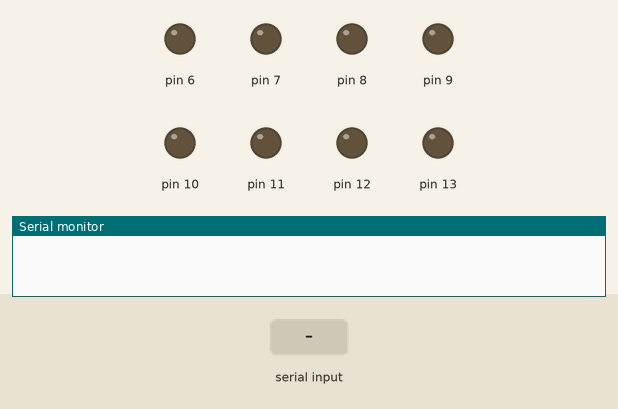
This sketch was run on a simulated Arduino Uno, built with avr-gcc and run on an emulated ATmega328P. On the bench: output pins drawn as LEDs (lit = HIGH), the last lines printed to the serial monitor. The test bench sets the inputs (shaded band).

Above: at 1.2 s.
1.3 s: "1\n" received over Serial
At 1.8 s:
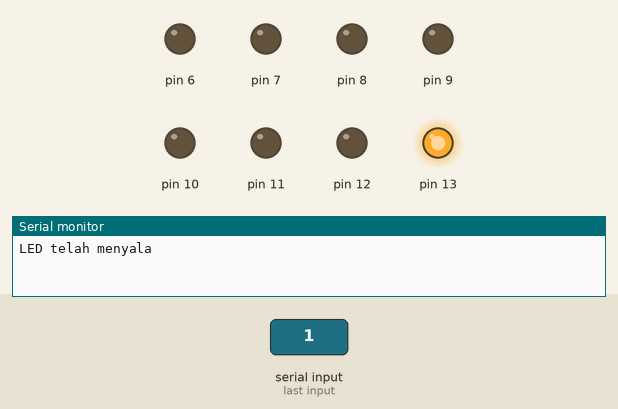
2.8 s: "2\n" received over Serial
At 4.0 s:
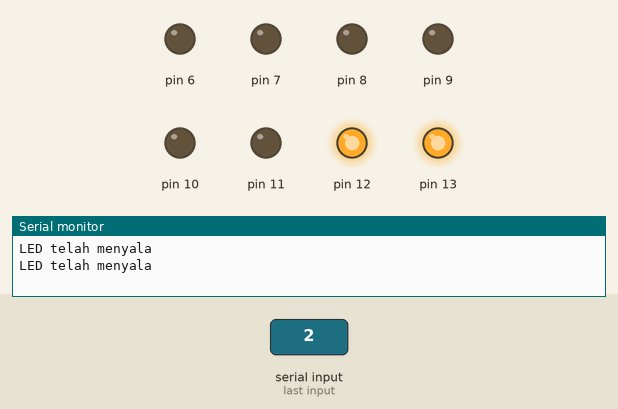
4.3 s: "3\n" received over Serial
At 5.3 s:
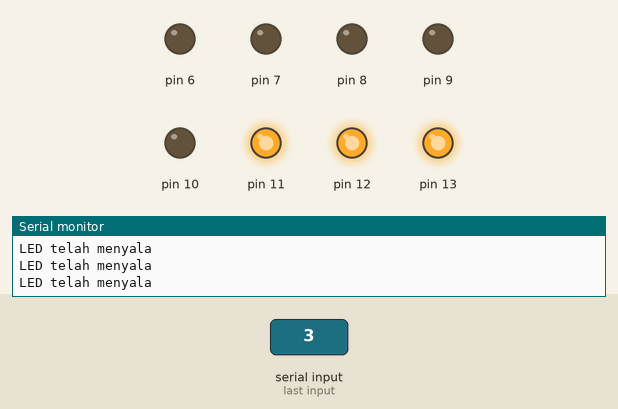
5.8 s: "4\n" received over Serial
At 6.4 s:
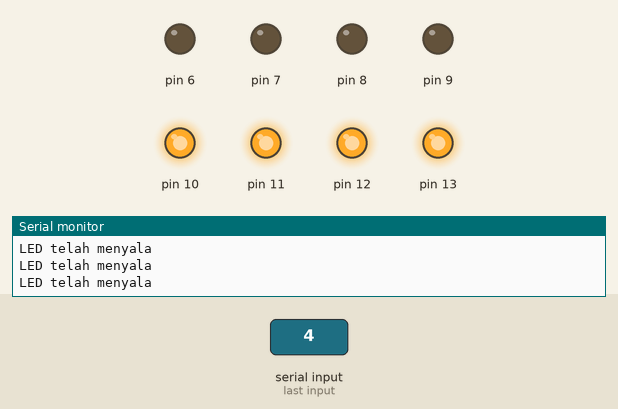
7.3 s: "5\n" received over Serial
At 7.6 s:
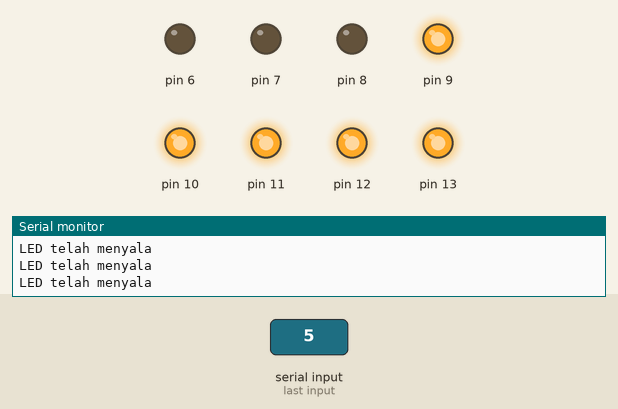
Timing chart, 0 to 9.8 s (numbered marks = the images above; inputs shaded):
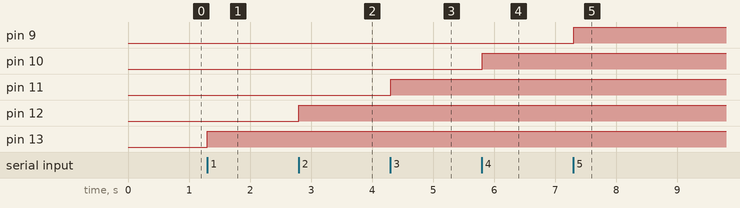

The sketch:

no.1.ino
```cpp
void setup() {
  // put your setup code here, to run once:
pinMode(13,OUTPUT);
pinMode(12,OUTPUT);
pinMode(11,OUTPUT);
pinMode(10,OUTPUT);
pinMode(9,OUTPUT);
pinMode(8,OUTPUT);
pinMode(7,OUTPUT);
pinMode(6,OUTPUT);
Serial.begin(9600);
while (!Serial);
}

void loop() {
  // put your main code here, to run repeatedly:
if (Serial.available())
{
  int state = Serial.parseInt();
  if (state == 1)
  {
    digitalWrite(13,HIGH);
    Serial.println("LED telah menyala");
  }
    if (state == 2)
  {
    digitalWrite(12,HIGH);
    Serial.println("LED telah menyala");
  }
    if (state == 3)
  {
    digitalWrite(11,HIGH);
    Serial.println("LED telah menyala");
  }
    if (state == 4)
  {
    digitalWrite(10,HIGH);
    Serial.println("LED telah menyala");
  }
    if (state == 5)
  {
    digitalWrite(9,HIGH);
    Serial.println("LED telah menyala");
  }
    if (state == 6)
  {
    digitalWrite(8,HIGH);
    Serial.println("LED telah menyala");
  }
    if (state == 7)
  {
    digitalWrite(7,HIGH);
    Serial.println("LED telah menyala");
  }
    if (state == 8)
  {
    digitalWrite(6,HIGH);
    Serial.println("LED telah menyala");
  }
  delay (100);
}
}
```

Measured:
- after the input at 1.3 s, pin 13: LOW → HIGH at once
- after the input at 2.8 s, pin 12: LOW → HIGH at once
- after the input at 4.3 s, pin 11: LOW → HIGH at once
- after the input at 5.8 s, pin 10: LOW → HIGH at once
- after the input at 7.3 s, pin 9: LOW → HIGH at once
